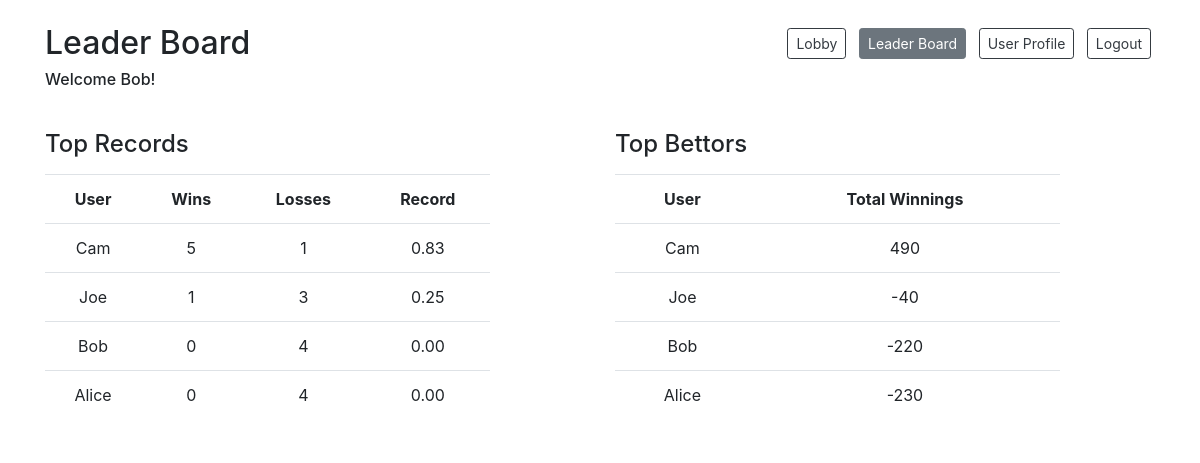
Page /leaderboard (signed in) on the committed database.
### models.py (models this page shows)
class User(db.Model):
    __tablename__ = "users"
    id = db.Column(db.Integer, primary_key=True)
    user_name = db.Column(db.String(255))
    email = db.Column(db.String(255))
    password = db.Column(db.String(255))
    balance = db.Column(db.Integer)
    photo = db.Column(db.BLOB)
    current_game_id = db.Column(db.Integer, db.ForeignKey("games.id"), nullable=True)  # is null if not currently in a game
    current_game = db.relationship("Game", foreign_keys=[current_game_id], backref="game_users")
    created_at = db.Column(db.DateTime, server_default=func.now())
    updated_at = db.Column(db.DateTime, server_default=func.now(), onupdate=func.now())

### controller.py (the view)
def leaderboard():
    if 'user_id' in session:
        user = getUser(session['user_id'])
    records = getTopWinLossRecords(10)
    bettors = getTopBettors(10)
    return render_template('leaderboard.html', user = user, records = records, bettors = bettors, starting_balance=starting_balance)

### utilities.py (called while the page is built)
def getUser(user_id):
    user = User.query.get(user_id)
    return user

def getTopWinLossRecords(num_of_players):
    results = Player.query.join(User).with_entities( \
        User.user_name.label('user_name'), \
        func.count(Player.result).filter(Player.result==2).label('wins'), \
        func.count(Player.result).filter(Player.result==3).label('losses') \
        ).filter(or_(Player.result==2,Player.result==3)).group_by(User.user_name) \
        .order_by((1.0*func.count(Player.result).filter(Player.result==2)/ \
        (func.count(Player.result).filter(Player.result==3)+
         func.count(Player.result).filter(Player.result==2))).desc()
        ).limit(10).all()
    records = []
    for result in results:
        entry = {}
        entry['user_name'] = result.user_name
        entry['wins'] = result.wins
        entry['losses'] = result.losses
        records.append(entry)
    return records

def getTopBettors(num_of_players):
    topBettors = User.query.order_by(User.balance.desc()).limit(10)
    return topBettors

### templates/leaderboard.html (shortened to what this page needs)
<!DOCTYPE html>
<html lang="en">
<head>
    <link href="https://stackpath.bootstrapcdn.com/bootstrap/4.4.1/css/bootstrap.min.css" rel="stylesheet">
    <script src="https://cdnjs.cloudflare.com/ajax/libs/socket.io/1.7.3/socket.io.min.js"></script></head>
</head>
<body>
    <div class="container bg-white">
        <div class="row justify-content-between mt-4 mb-2">
            <div class="col-auto">
                <h2>Leader Board</h2>
                <h6>Welcome {{user.user_name}}!</h6>
            </div>
            <div class="col-auto">
                <a href="/lobby" class="col-auto btn btn-outline-dark btn-sm mx-1 mt-1 mb-3">Lobby</a>
                <a href="#" class="inactive col-auto btn btn-secondary btn-sm mx-1 mt-1 mb-3">Leader Board</a>
                <a href="/user-profile" class="col-auto btn btn-outline-dark btn-sm mx-1 mt-1 mb-3">User Profile</a>
                <a href="/logout-action" class="col-auto btn btn-outline-dark btn-sm mx-1 mt-1 mb-3">Logout</a>
            </div>
        </div>
        <div class="row pt-4">
            <div class="col-5">
                <h4 class="pb-2">Top Records</h4>
                {% if records %}
                    <table class="table table-fixed text-center table-hover">
                        <tr scope="row">
                            <th>User</th>
                            <th>Wins</th>
                            <th>Losses</th>
                            <th>Record</th>
                        </tr>
                    {% for record in records %}
                        <tr scope="row">
                            <td>{{record.user_name}}</td>
                            <td>{{record.wins}}</td>
                            <td>{{record.losses}}</td>
                            <td>{%if record.wins or record.losses %}{{'%0.2f'| format(record.wins/(record.wins+record.losses))}}{%endif%}</td>
                        </tr>
                    {% endfor %}
                    </table>
                {% else %}
                    <h6>No games</h6>
                {% endif %}
            </div>
            <div class="col-1"></div>
            <div class="col-5">
                <h4 class="pb-2">Top Bettors</h4>
                {% if bettors %}
                    <table class="table table-fixed text-center table-hover">
                        <tr scope="row">
                            <th>User</th>
                            <th>Total Winnings</th>
                        </tr>
                    {% for bettor in bettors %}
                        <tr scope="row">
                            <td>{{bettor.user_name}}</td>
                            <td>{{bettor.balance - starting_balance}}</td>
                        </tr>
                    {% endfor %}
                    </table>
                {% else %}
                    <h6>No bettors</h6>
                {% endif %}
            </div>
        </div>
    </div>
</body>
</html>

### rows in the picture
User: user_name "Bob", bettor.balance-starting_balance "-220"
User: user_name "Cam", wins "5", losses "1", wins "0.83", bettor.balance-starting_balance "490"
User: user_name "Alice", wins "0", losses "4", wins "0.00", bettor.balance-starting_balance "-230"
User: user_name "Joe", bettor.balance-starting_balance "-40"

### other values in the picture
{{ record.user_name }} "Joe" "Bob"
{{ record.wins }} "1" "0"
{{ record.losses }} "3" "4"
{{ '%0.2f'| format(record.wins/(record.wins+record.losses)) }} "0.25" "0.00"
